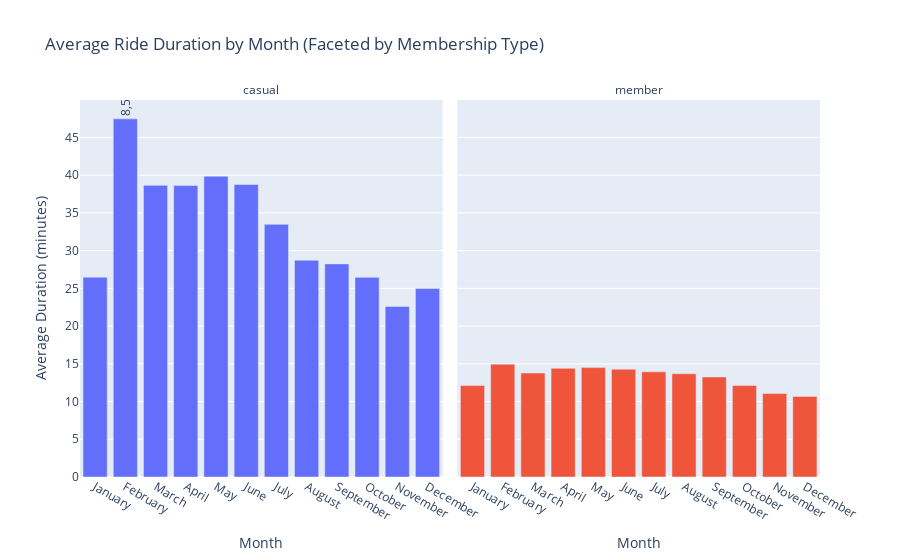

Notebook code for this chart:
### Code cell
# Create ordered month column
month_order = ["January", "February", "March", "April", "May", "June", 
               "July", "August", "September", "October", "November", "December"]
bike_trip_df_v2['month'] = pd.Categorical(bike_trip_df_v2['month'], 
                                          categories=month_order, 
                                          ordered=True)

# Group by and summarize data
summary = bike_trip_df_v2.groupby(['member_casual', 'month']).agg(
    number_of_rides=('ride_length (min)', 'count'),
    average_duration=('ride_length (min)', 'mean')
).reset_index().sort_values(['member_casual', 'month'])

fig1 = px.bar(
    summary,
    x='month',
    y='average_duration',
    facet_col='member_casual',
    color='member_casual',
    title='Average Ride Duration by Month (Faceted by Membership Type)',
    labels={
        'average_duration': 'Average Duration',
        'month': 'Month',
        'member_casual': 'Member Type'
    }
)

# Add number of rides as text labels to each facet
fig1.for_each_trace(
    lambda trace: trace.update(
        text=summary.loc[summary['member_casual'] == trace.name, 'number_of_rides'],
        textposition='outside',
        textangle=-90,
        texttemplate='%{text:,}'
    )
)

fig1.update_layout(
    yaxis_title='Average Duration (minutes)',
    showlegend=False,
    uniformtext_minsize=8,
    uniformtext_mode='hide'
)

# Update facet titles
fig1.for_each_annotation(lambda a: a.update(text=a.text.split("=")[-1]))

fig1.show()

### Figure 1 — Plotly figure (JSON) as saved in the notebook; plotly's stock layout.template omitted (floating-point values rounded to 4 significant figures)
{"data": [{"alignmentgroup": "True", "hovertemplate": "Member Type=casual<br>Month=%{x}<br>Average Duration=%{y}<extra></extra>", "legendgroup": "casual", "marker": {"color": "#636efa", "pattern": {"shape": ""}}, "name": "casual", "offsetgroup": "casual", "orientation": "v", "showlegend": true, "text": [14627, 8554, 75313, 119858, 215570, 302206, 367203, 339505, 291307, 188104, 69558, 44841], "textangle": -90, "textposition": "outside", "texttemplate": "%{text:,}", "type": "bar", "x": ["January", "February", "March", "April", "May", "June", "July", "August", "September", "October", "November", "December"], "xaxis": "x", "y": [26.49, 47.46, 38.65, 38.62, 39.87, 38.77, 33.48, 28.73, 28.24, 26.46, 22.61, 24.97], "yaxis": "y"}, {"alignmentgroup": "True", "hovertemplate": "Member Type=member<br>Month=%{x}<br>Average Duration=%{y}<extra></extra>", "legendgroup": "member", "marker": {"color": "#EF553B", "pattern": {"shape": ""}}, "name": "member", "offsetgroup": "member", "orientation": "v", "showlegend": true, "text": [68292, 33975, 128930, 176054, 231662, 301427, 319479, 329668, 324944, 285856, 184023, 130022], "textangle": -90, "textposition": "outside", "texttemplate": "%{text:,}", "type": "bar", "x": ["January", "February", "March", "April", "May", "June", "July", "August", "September", "October", "November", "December"], "xaxis": "x2", "y": [12.12, 14.96, 13.78, 14.4, 14.5, 14.29, 13.94, 13.69, 13.26, 12.14, 11.06, 10.68], "yaxis": "y2"}], "layout": {"annotations": [{"font": {}, "showarrow": false, "text": "casual", "x": 0.245, "xanchor": "center", "xref": "paper", "y": 1, "yanchor": "bottom", "yref": "paper"}, {"font": {}, "showarrow": false, "text": "member", "x": 0.755, "xanchor": "center", "xref": "paper", "y": 1, "yanchor": "bottom", "yref": "paper"}], "barmode": "relative", "legend": {"title": {"text": "Member Type"}, "tracegroupgap": 0}, "showlegend": false, "title": {"text": "Average Ride Duration by Month (Faceted by Membership Type)"}, "uniformtext": {"minsize": 8, "mode": "hide"}, "xaxis": {"anchor": "y", "domain": [0, 0.49], "title": {"text": "Month"}}, "xaxis2": {"anchor": "y2", "domain": [0.51, 1], "matches": "x", "title": {"text": "Month"}}, "yaxis": {"anchor": "x", "domain": [0, 1], "title": {"text": "Average Duration (minutes)"}}, "yaxis2": {"anchor": "x2", "domain": [0, 1], "matches": "y", "showticklabels": false}}}
